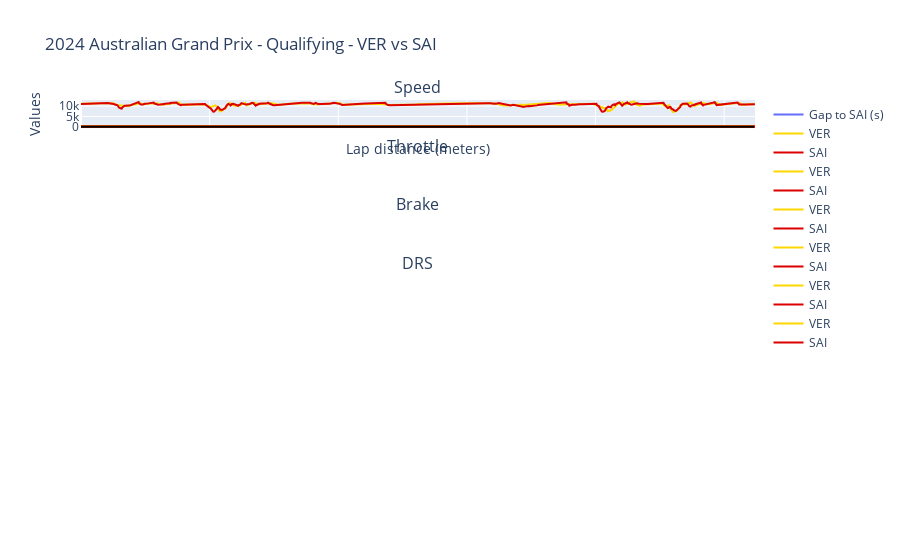

The cell this chart's notebook holds for it:
### Code cell
import plotly.graph_objects as go
from plotly.subplots import make_subplots

# Select the fastest lap
fastest_driver_1 = laps_driver_1.pick_fastest()
fastest_driver_2 = laps_driver_2.pick_fastest()

# Retrieve the telemetry and add the distance column
telemetry_driver_1 = fastest_driver_1.get_telemetry().add_distance()
telemetry_driver_2 = fastest_driver_2.get_telemetry().add_distance()

# Make sure we know the team name for coloring
team_driver_1 = fastest_driver_1["Team"]
team_driver_2 = fastest_driver_2["Team"]

# Extract the delta time
delta_time, ref_tel, compare_tel = utils.delta_time(fastest_driver_1, fastest_driver_2)

# Create subplots with different sizes
fig = make_subplots(
    rows=7,
    cols=1,
    vertical_spacing=0.08,
    shared_xaxes=True,
    subplot_titles=("Speed", "Throttle", "Brake", "DRS"),
)

# Delta line
fig.add_trace(
    go.Scatter(
        x=ref_tel["Distance"], y=delta_time, mode="lines", name=f"Gap to {driver_2} (s)"
    )
)
fig.add_shape(
    type="line",
    x0=min(ref_tel["Distance"]),
    y0=0,
    x1=max(ref_tel["Distance"]),
    y1=0,
    line=dict(color="black", width=2),
)

# Speed trace
fig.add_trace(
    go.Scatter(
        x=telemetry_driver_1["Distance"],
        y=telemetry_driver_1["Speed"],
        mode="lines",
        name=driver_1,
        line=dict(color=ff1.plotting.team_color(team_driver_1)),
    )
)
fig.add_trace(
    go.Scatter(
        x=telemetry_driver_2["Distance"],
        y=telemetry_driver_2["Speed"],
        mode="lines",
        name=driver_2,
        line=dict(color=ff1.plotting.team_color(team_driver_2)),
    )
)

# Throttle trace
fig.add_trace(
    go.Scatter(
        x=telemetry_driver_1["Distance"],
        y=telemetry_driver_1["Throttle"],
        mode="lines",
        name=driver_1,
        line=dict(color=ff1.plotting.team_color(team_driver_1)),
    )
)
fig.add_trace(
    go.Scatter(
        x=telemetry_driver_2["Distance"],
        y=telemetry_driver_2["Throttle"],
        mode="lines",
        name=driver_2,
        line=dict(color=ff1.plotting.team_color(team_driver_2)),
    )
)

# Brake trace
fig.add_trace(
    go.Scatter(
        x=telemetry_driver_1["Distance"],
        y=telemetry_driver_1["Brake"],
        mode="lines",
        name=driver_1,
        line=dict(color=ff1.plotting.team_color(team_driver_1)),
    )
)
fig.add_trace(
    go.Scatter(
        x=telemetry_driver_2["Distance"],
        y=telemetry_driver_2["Brake"],
        mode="lines",
        name=driver_2,
        line=dict(color=ff1.plotting.team_color(team_driver_2)),
    )
)

# Gear trace
fig.add_trace(
    go.Scatter(
        x=telemetry_driver_1["Distance"],
        y=telemetry_driver_1["nGear"],
        mode="lines",
        name=driver_1,
        line=dict(color=ff1.plotting.team_color(team_driver_1)),
    )
)
fig.add_trace(
    go.Scatter(
        x=telemetry_driver_2["Distance"],
        y=telemetry_driver_2["nGear"],
        mode="lines",
        name=driver_2,
        line=dict(color=ff1.plotting.team_color(team_driver_2)),
    )
)

# RPM trace
fig.add_trace(
    go.Scatter(
        x=telemetry_driver_1["Distance"],
        y=telemetry_driver_1["RPM"],
        mode="lines",
        name=driver_1,
        line=dict(color=ff1.plotting.team_color(team_driver_1)),
    )
)
fig.add_trace(
    go.Scatter(
        x=telemetry_driver_2["Distance"],
        y=telemetry_driver_2["RPM"],
        mode="lines",
        name=driver_2,
        line=dict(color=ff1.plotting.team_color(team_driver_2)),
    )
)

# DRS trace
fig.add_trace(
    go.Scatter(
        x=telemetry_driver_1["Distance"],
        y=telemetry_driver_1["DRS"],
        mode="lines",
        name=driver_1,
        line=dict(color=ff1.plotting.team_color(team_driver_1)),
    )
)
fig.add_trace(
    go.Scatter(
        x=telemetry_driver_2["Distance"],
        y=telemetry_driver_2["DRS"],
        mode="lines",
        name=driver_2,
        line=dict(color=ff1.plotting.team_color(team_driver_2)),
    )
)

# Update layout
fig.update_layout(
    title=f"{quali.event.year} {quali.event.EventName} - {quali.name} - {driver_1} vs {driver_2}",
    xaxis=dict(title="Lap distance (meters)"),
    yaxis=dict(title="Values"),
    yaxis2=dict(title="Gap to {driver_2} (s)"),
    yaxis3=dict(title="Speed"),
    yaxis4=dict(title="Throttle"),
    yaxis5=dict(title="Brake"),
    yaxis6=dict(title="Gear"),
    yaxis7=dict(title="RPM"),
    yaxis8=dict(title="DRS"),
)

fig.show()

### Figure 1 — Plotly figure (JSON) as saved in the notebook; plotly's stock layout.template omitted (floating-point values rounded to 4 significant figures; data arrays with more than 128 entries replaced by an {"elided": "..."} marker saying what was removed)
{"data": [{"mode": "lines", "name": "Gap to SAI (s)", "type": "scatter", "x": {"elided": "286 float values"}, "y": {"elided": "286 float values"}}, {"line": {"color": "#fcd700"}, "mode": "lines", "name": "VER", "type": "scatter", "x": {"elided": "587 float values"}, "y": {"elided": "587 int values"}}, {"line": {"color": "#dc0000"}, "mode": "lines", "name": "SAI", "type": "scatter", "x": {"elided": "597 float values"}, "y": {"elided": "597 int values"}}, {"line": {"color": "#fcd700"}, "mode": "lines", "name": "VER", "type": "scatter", "x": {"elided": "587 float values"}, "y": {"elided": "587 int values"}}, {"line": {"color": "#dc0000"}, "mode": "lines", "name": "SAI", "type": "scatter", "x": {"elided": "597 float values"}, "y": {"elided": "597 int values"}}, {"line": {"color": "#fcd700"}, "mode": "lines", "name": "VER", "type": "scatter", "x": {"elided": "587 float values"}, "y": {"elided": "587 bool values"}}, {"line": {"color": "#dc0000"}, "mode": "lines", "name": "SAI", "type": "scatter", "x": {"elided": "597 float values"}, "y": {"elided": "597 bool values"}}, {"line": {"color": "#fcd700"}, "mode": "lines", "name": "VER", "type": "scatter", "x": {"elided": "587 float values"}, "y": {"elided": "587 int values"}}, {"line": {"color": "#dc0000"}, "mode": "lines", "name": "SAI", "type": "scatter", "x": {"elided": "597 float values"}, "y": {"elided": "597 int values"}}, {"line": {"color": "#fcd700"}, "mode": "lines", "name": "VER", "type": "scatter", "x": {"elided": "587 float values"}, "y": {"elided": "587 int values"}}, {"line": {"color": "#dc0000"}, "mode": "lines", "name": "SAI", "type": "scatter", "x": {"elided": "597 float values"}, "y": {"elided": "597 int values"}}, {"line": {"color": "#fcd700"}, "mode": "lines", "name": "VER", "type": "scatter", "x": {"elided": "587 float values"}, "y": {"elided": "587 int values"}}, {"line": {"color": "#dc0000"}, "mode": "lines", "name": "SAI", "type": "scatter", "x": {"elided": "597 float values"}, "y": {"elided": "597 int values"}}], "layout": {"annotations": [{"font": {"size": 16}, "showarrow": false, "text": "Speed", "x": 0.5, "xanchor": "center", "xref": "paper", "y": 1, "yanchor": "bottom", "yref": "paper"}, {"font": {"size": 16}, "showarrow": false, "text": "Throttle", "x": 0.5, "xanchor": "center", "xref": "paper", "y": 0.8457, "yanchor": "bottom", "yref": "paper"}, {"font": {"size": 16}, "showarrow": false, "text": "Brake", "x": 0.5, "xanchor": "center", "xref": "paper", "y": 0.6914, "yanchor": "bottom", "yref": "paper"}, {"font": {"size": 16}, "showarrow": false, "text": "DRS", "x": 0.5, "xanchor": "center", "xref": "paper", "y": 0.5371, "yanchor": "bottom", "yref": "paper"}], "shapes": [{"line": {"color": "black", "width": 2}, "type": "line", "x0": 0, "x1": 5232.0, "y0": 0, "y1": 0}], "title": {"text": "2024 Australian Grand Prix - Qualifying - VER vs SAI"}, "xaxis": {"anchor": "y", "domain": [0, 1], "matches": "x7", "showticklabels": false, "title": {"text": "Lap distance (meters)"}}, "xaxis2": {"anchor": "y2", "domain": [0, 1], "matches": "x7", "showticklabels": false}, "xaxis3": {"anchor": "y3", "domain": [0, 1], "matches": "x7", "showticklabels": false}, "xaxis4": {"anchor": "y4", "domain": [0, 1], "matches": "x7", "showticklabels": false}, "xaxis5": {"anchor": "y5", "domain": [0, 1], "matches": "x7", "showticklabels": false}, "xaxis6": {"anchor": "y6", "domain": [0, 1], "matches": "x7", "showticklabels": false}, "xaxis7": {"anchor": "y7", "domain": [0, 1]}, "yaxis": {"anchor": "x", "domain": [0.9257, 1], "title": {"text": "Values"}}, "yaxis2": {"anchor": "x2", "domain": [0.7714, 0.8457], "title": {"text": "Gap to {driver_2} (s)"}}, "yaxis3": {"anchor": "x3", "domain": [0.6171, 0.6914], "title": {"text": "Speed"}}, "yaxis4": {"anchor": "x4", "domain": [0.4629, 0.5371], "title": {"text": "Throttle"}}, "yaxis5": {"anchor": "x5", "domain": [0.3086, 0.3829], "title": {"text": "Brake"}}, "yaxis6": {"anchor": "x6", "domain": [0.1543, 0.2286], "title": {"text": "Gear"}}, "yaxis7": {"anchor": "x7", "domain": [0, 0.07429], "title": {"text": "RPM"}}, "yaxis8": {"title": {"text": "DRS"}}}}
